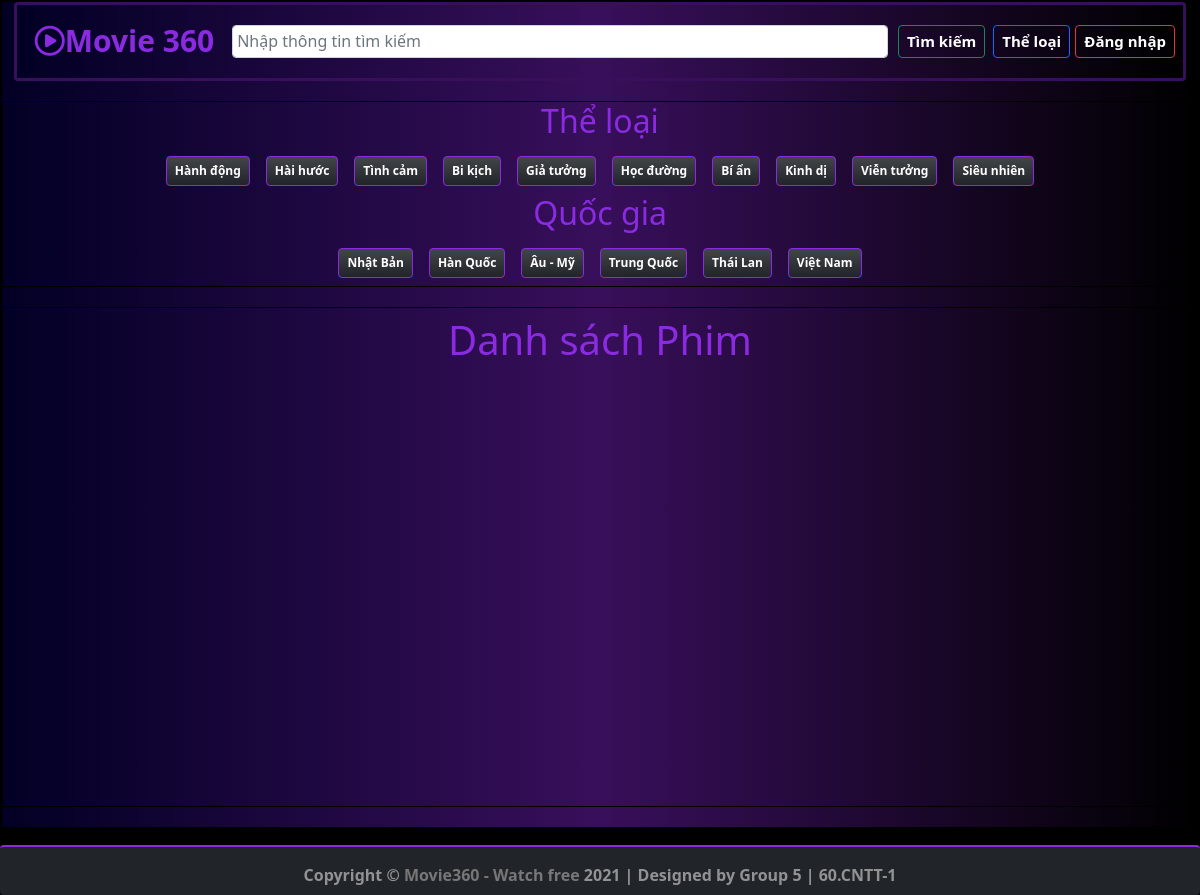
The page /Pages/LookUp.php on the database as committed earlier.
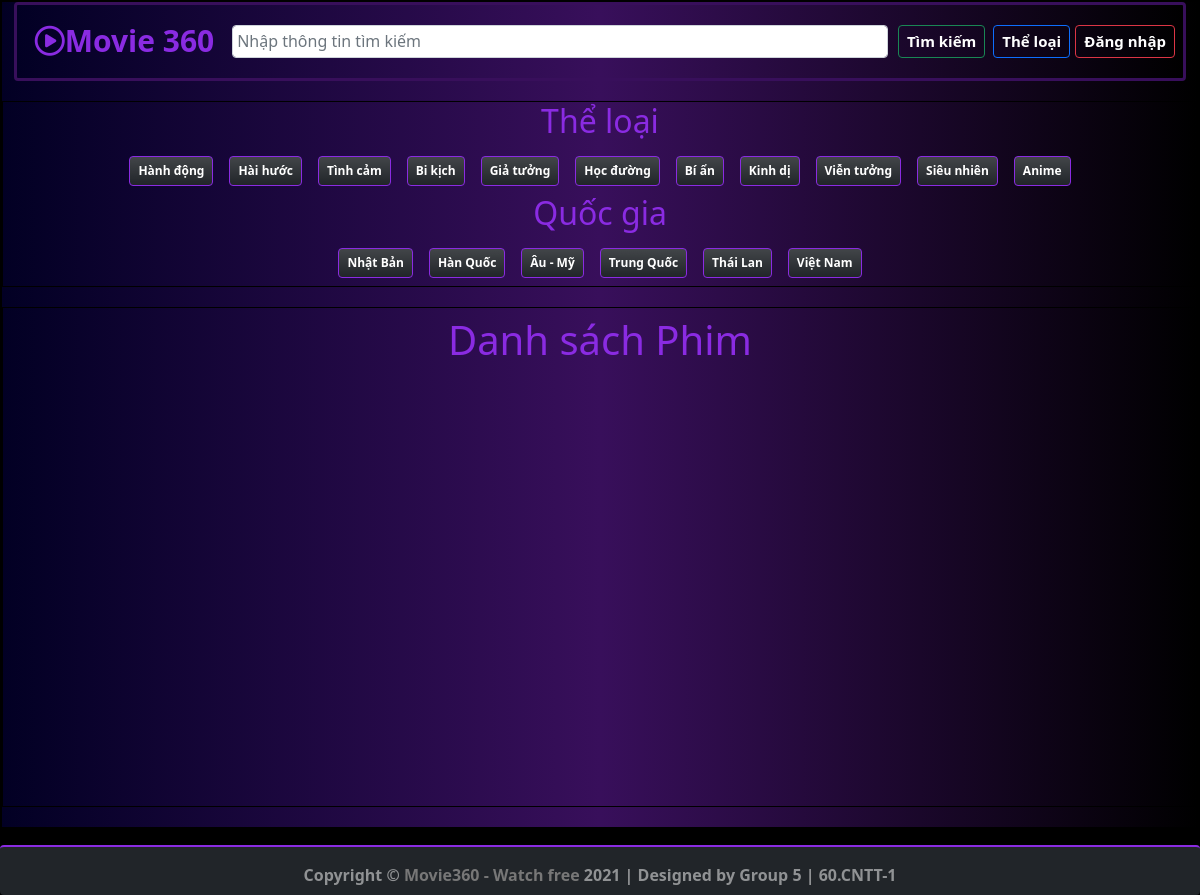
The same page on the database as committed later.
### tables this page shows
CREATE TABLE `theloai` (
  `MaTheLoai` varchar(50) NOT NULL,
  `TenTheLoai` varchar(100) NOT NULL
);

CREATE TABLE `quocgia` (
  `MaQG` int(5) NOT NULL,
  `TenQG` varchar(50) NOT NULL
);

### Pages/LookUp.php (the view, shortened to what this page needs)
<!DOCTYPE html>
<html lang="en">
<head>
     <link href="https://cdn.jsdelivr.net/npm/bootstrap@5.1.3/dist/css/bootstrap.min.css" rel="stylesheet">
     <link rel="stylesheet" href="https://cdn.jsdelivr.net/npm/bootstrap-icons@1.6.0/font/bootstrap-icons.css">
     <link rel="stylesheet" type="text/css" href="../Styles/style_01.css">
</head>
<body style="background: url('../Images/bg-haloween.png') black no-repeat top center;">
     <div class="container-fluid p-0 " style="max-width: 1280px; border: 2px black solid; background: linear-gradient(90deg, rgba(2,0,36,1) 0%, rgba(56,15,91,1) 50%, rgba(0,0,0,1) 100%);">
          <?php include("../Includes/Header.php"); ?>
          <div class="area bg-dark" id="myBtnContainer" style="color:blueviolet; background: linear-gradient(90deg, rgba(2,0,36,1) 0%, rgba(56,15,91,1) 50%, rgba(0,0,0,1) 100%);">
               <h2>Thể loại</h2>
               <?php
               $strSQL_tl = "SELECT * FROM  theloai";
               $result_tl = mysqli_query($dbc, $strSQL_tl);
               if (mysqli_num_rows($result_tl) == 0) {
                    echo "Chưa có dữ liệu";
               } else {
                    while ($row = mysqli_fetch_array($result_tl)) {
                         $mtl = $row[0];
                         $tl = $row[1];
                         echo "<span class='btn badge bg-dark bg-gradient p-2 m-2 $mtl' style='border: 1px blueviolet solid;' onclick=" . 'filterSelection(' . "'$mtl'" . ')' . ">$tl</span>";
                    }
               }
               ?>
               <h2>Quốc gia</h2>
               <?php
               $strSQL_qg = "SELECT * FROM  quocgia";
               $result_qg = mysqli_query($dbc, $strSQL_qg);
               if (mysqli_num_rows($result_qg) == 0) {
                    echo "Chưa có dữ liệu";
               } else {
                    while ($row = mysqli_fetch_array($result_qg)) {
                         $tl = $row[1];
                         echo "<button class='badge bg-dark bg-gradient p-2 m-2' style='border: 1px blueviolet solid;'>$tl</button>";
                    }
               }
               ?>
          </div>
          <div class="area p-2 bg-dark" style="min-height: 500px ;color:blueviolet;background: linear-gradient(90deg, rgba(2,0,36,1) 0%, rgba(56,15,91,1) 50%, rgba(0,0,0,1) 100%);">
               <h1>Danh sách Phim</h1>
          </div>
     </div>
</body>
</html>

Rows that differ between the two databases and show on the page:
added theloai: TenTheLoai "Anime"
